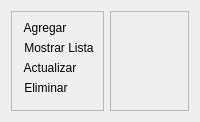
            <widget class="QWidget" name="DocsView">
             <layout class="QHBoxLayout" name="horizontalLayout_4" stretch="2,7">
              <item>
               <widget class="QFrame" name="docsControl">
                <property name="styleSheet">
                 <string notr="true">QPushButton {
	background-color: transparent;
	border: 0px;
	text-align: left;
}

QLabel {
	height: 5px;
	width: 5px;
}

QPushButton:hover, QToolButton:hover {
background-color: rgb(222, 221, 218);
opacity: 0.8;
border-radius: 20px;
}</string>
                </property>
                <property name="frameShape">
                 <enum>QFrame::StyledPanel</enum>
                </property>
                <property name="frameShadow">
                 <enum>QFrame::Raised</enum>
                </property>
                <layout class="QVBoxLayout" name="verticalLayout_4">
                 <item>
                  <widget class="QPushButton" name="createBtn_2">
                   <property name="text">
                    <string> Agregar</string>
                   </property>
                   <property name="icon">
                    <iconset>
                     <normaloff>create.png</normaloff>create.png</iconset>
                   </property>
                   <property name="iconSize">
                    <size>
                     <width>23</width>
                     <height>23</height>
                    </size>
                   </property>
                  </widget>
                 </item>
                 <item>
                  <widget class="QPushButton" name="readBtn_2">
                   <property name="text">
                    <string> Mostrar Lista</string>
                   </property>
                   <property name="icon">
                    <iconset>
                     <normaloff>read.png</normaloff>read.png</iconset>
                   </property>
                   <property name="iconSize">
                    <size>
                     <width>23</width>
                     <height>23</height>
                    </size>
                   </property>
                  </widget>
                 </item>
                 <item>
                  <widget class="QPushButton" name="updateBtn_2">
                   <property name="text">
                    <string> Actualizar</string>
                   </property>
                   <property name="icon">
                    <iconset>
                     <normaloff>update.png</normaloff>update.png</iconset>
                   </property>
                   <property name="iconSize">
                    <size>
                     <width>23</width>
                     <height>23</height>
                    </size>
                   </property>
                  </widget>
                 </item>
                 <item>
                  <widget class="QPushButton" name="deleteBtn_2">
                   <property name="text">
                    <string> Eliminar</string>
                   </property>
                   <property name="icon">
                    <iconset>
                     <normaloff>delete.png</normaloff>delete.png</iconset>
                   </property>
                   <property name="iconSize">
                    <size>
                     <width>23</width>
                     <height>23</height>
                    </size>
                   </property>
                  </widget>
                 </item>
                 <item>
                  <widget class="QLabel" name="usersIcon_2">
                   <property name="styleSheet">
                    <string notr="true">QLabel::pixmap {
	height: 10px;
	width: 10%;
}</string>
                   </property>
                   <property name="frameShape">
                    <enum>QFrame::Panel</enum>
                   </property>
                   <property name="frameShadow">
                    <enum>QFrame::Plain</enum>
                   </property>
                   <property name="lineWidth">
                    <number>-190</number>
                   </property>
                   <property name="text">
                    <string/>
                   </property>
                   <property name="pixmap">
                    <pixmap>documentation.png</pixmap>
                   </property>
                   <property name="scaledContents">
                    <bool>true</bool>
                   </property>
                   <property name="wordWrap">
                    <bool>false</bool>
                   </property>
                   <property name="margin">
                    <number>15</number>
                   </property>
                   <property name="indent">
                    <number>-1</number>
                   </property>
                  </widget>
                 </item>
                </layout>
               </widget>
              </item>
              <item>
               <widget class="QFrame" name="docsPage">
                <property name="frameShape">
                 <enum>QFrame::StyledPanel</enum>
                </property>
                <property name="frameShadow">
                 <enum>QFrame::Raised</enum>
                </property>
                <widget class="QStackedWidget" name="usersStackedWidget_2">
                 <property name="geometry">
                  <rect>
                   <x>0</x>
                   <y>0</y>
                   <width>561</width>
                   <height>300</height>
                  </rect>
                 </property>
                 <widget class="QWidget" name="usersCreate_2"/>
                 <widget class="QWidget" name="usersRead_2"/>
                 <widget class="QWidget" name="usersUpdate_2"/>
                 <widget class="QWidget" name="usersDelete_2"/>
                </widget>
               </widget>
              </item>
             </layout>
            </widget>
